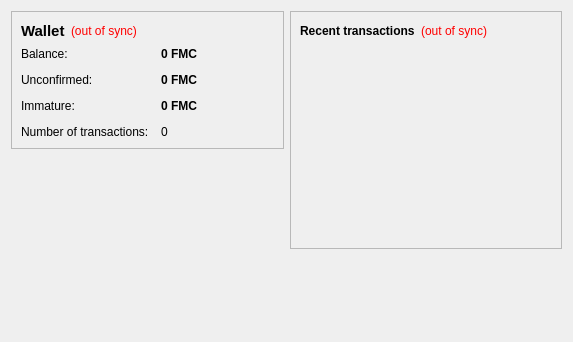
<?xml version="1.0" encoding="UTF-8"?>
<ui version="4.0">
 <class>OverviewPage</class>
 <widget class="QWidget" name="OverviewPage">
  <property name="geometry">
   <rect>
    <x>0</x>
    <y>0</y>
    <width>573</width>
    <height>342</height>
   </rect>
  </property>
  <property name="windowTitle">
   <string>Form</string>
  </property>
  <layout class="QHBoxLayout" name="horizontalLayout" stretch="1,1">
   <item>
    <layout class="QVBoxLayout" name="verticalLayout_2">
     <item>
      <widget class="QFrame" name="frame">
       <property name="frameShape">
        <enum>QFrame::StyledPanel</enum>
       </property>
       <property name="frameShadow">
        <enum>QFrame::Raised</enum>
       </property>
       <layout class="QVBoxLayout" name="verticalLayout_4">
        <item>
         <layout class="QHBoxLayout" name="horizontalLayout_4">
          <item>
           <widget class="QLabel" name="label_5">
            <property name="font">
             <font>
              <pointsize>11</pointsize>
              <weight>75</weight>
              <bold>true</bold>
             </font>
            </property>
            <property name="text">
             <string>Wallet</string>
            </property>
           </widget>
          </item>
          <item>
           <widget class="QLabel" name="labelWalletStatus">
            <property name="toolTip">
             <string>The displayed information may be out of date. Your wallet automatically synchronizes with the FreedomCoin network after a connection is established, but this process has not completed yet.</string>
            </property>
            <property name="styleSheet">
             <string notr="true">QLabel { color: red; }</string>
            </property>
            <property name="text">
             <string notr="true">(out of sync)</string>
            </property>
            <property name="alignment">
             <set>Qt::AlignLeading|Qt::AlignLeft|Qt::AlignVCenter</set>
            </property>
           </widget>
          </item>
          <item>
           <spacer name="horizontalSpacer_2">
            <property name="orientation">
             <enum>Qt::Horizontal</enum>
            </property>
            <property name="sizeHint" stdset="0">
             <size>
              <width>40</width>
              <height>20</height>
             </size>
            </property>
           </spacer>
          </item>
         </layout>
        </item>
        <item>
         <layout class="QFormLayout" name="formLayout_2">
          <property name="fieldGrowthPolicy">
           <enum>QFormLayout::AllNonFixedFieldsGrow</enum>
          </property>
          <property name="horizontalSpacing">
           <number>12</number>
          </property>
          <property name="verticalSpacing">
           <number>12</number>
          </property>
          <item row="0" column="0">
           <widget class="QLabel" name="label">
            <property name="text">
             <string>Balance:</string>
            </property>
           </widget>
          </item>
          <item row="0" column="1">
           <widget class="QLabel" name="labelBalance">
            <property name="font">
             <font>
              <weight>75</weight>
              <bold>true</bold>
             </font>
            </property>
            <property name="cursor">
             <cursorShape>IBeamCursor</cursorShape>
            </property>
            <property name="toolTip">
             <string>Your current balance</string>
            </property>
            <property name="text">
             <string notr="true">0 FMC</string>
            </property>
            <property name="textInteractionFlags">
             <set>Qt::LinksAccessibleByMouse|Qt::TextSelectableByKeyboard|Qt::TextSelectableByMouse</set>
            </property>
           </widget>
          </item>
          <item row="1" column="0">
           <widget class="QLabel" name="label_3">
            <property name="text">
             <string>Unconfirmed:</string>
            </property>
           </widget>
          </item>
          <item row="1" column="1">
           <widget class="QLabel" name="labelUnconfirmed">
            <property name="font">
             <font>
              <weight>75</weight>
              <bold>true</bold>
             </font>
            </property>
            <property name="cursor">
             <cursorShape>IBeamCursor</cursorShape>
            </property>
            <property name="toolTip">
             <string>Total of transactions that have yet to be confirmed, and do not yet count toward the current balance</string>
            </property>
            <property name="text">
             <string notr="true">0 FMC</string>
            </property>
            <property name="textInteractionFlags">
             <set>Qt::LinksAccessibleByMouse|Qt::TextSelectableByKeyboard|Qt::TextSelectableByMouse</set>
            </property>
           </widget>
          </item>
          <item row="3" column="0">
           <widget class="QLabel" name="label_2">
            <property name="text">
             <string>Number of transactions:</string>
            </property>
           </widget>
          </item>
          <item row="3" column="1">
           <widget class="QLabel" name="labelNumTransactions">
            <property name="toolTip">
             <string>Total number of transactions in wallet</string>
            </property>
            <property name="text">
             <string notr="true">0</string>
            </property>
           </widget>
          </item>
          <item row="2" column="0">
           <widget class="QLabel" name="labelImmatureText">
            <property name="text">
             <string>Immature:</string>
            </property>
           </widget>
          </item>
          <item row="2" column="1">
           <widget class="QLabel" name="labelImmature">
            <property name="font">
             <font>
              <weight>75</weight>
              <bold>true</bold>
             </font>
            </property>
            <property name="toolTip">
             <string>Mined balance that has not yet matured</string>
            </property>
            <property name="text">
             <string notr="true">0 FMC</string>
            </property>
            <property name="textInteractionFlags">
             <set>Qt::LinksAccessibleByMouse|Qt::TextSelectableByKeyboard|Qt::TextSelectableByMouse</set>
            </property>
           </widget>
          </item>
         </layout>
        </item>
       </layout>
      </widget>
     </item>
     <item>
      <spacer name="verticalSpacer">
       <property name="orientation">
        <enum>Qt::Vertical</enum>
       </property>
       <property name="sizeHint" stdset="0">
        <size>
         <width>20</width>
         <height>40</height>
        </size>
       </property>
      </spacer>
     </item>
    </layout>
   </item>
   <item>
    <layout class="QVBoxLayout" name="verticalLayout_3">
     <item>
      <widget class="QFrame" name="frame_2">
       <property name="frameShape">
        <enum>QFrame::StyledPanel</enum>
       </property>
       <property name="frameShadow">
        <enum>QFrame::Raised</enum>
       </property>
       <layout class="QVBoxLayout" name="verticalLayout">
        <item>
         <layout class="QHBoxLayout" name="horizontalLayout_2">
          <item>
           <widget class="QLabel" name="label_4">
            <property name="text">
             <string>&lt;b&gt;Recent transactions&lt;/b&gt;</string>
            </property>
           </widget>
          </item>
          <item>
           <widget class="QLabel" name="labelTransactionsStatus">
            <property name="toolTip">
             <string>The displayed information may be out of date. Your wallet automatically synchronizes with the FreedomCoin network after a connection is established, but this process has not completed yet.</string>
            </property>
            <property name="styleSheet">
             <string notr="true">QLabel { color: red; }</string>
            </property>
            <property name="text">
             <string notr="true">(out of sync)</string>
            </property>
            <property name="alignment">
             <set>Qt::AlignRight|Qt::AlignTrailing|Qt::AlignVCenter</set>
            </property>
           </widget>
          </item>
          <item>
           <spacer name="horizontalSpacer">
            <property name="orientation">
             <enum>Qt::Horizontal</enum>
            </property>
            <property name="sizeHint" stdset="0">
             <size>
              <width>40</width>
              <height>20</height>
             </size>
            </property>
           </spacer>
          </item>
         </layout>
        </item>
        <item>
         <widget class="QListView" name="listTransactions">
          <property name="styleSheet">
           <string notr="true">QListView { background: transparent; }</string>
          </property>
          <property name="frameShape">
           <enum>QFrame::NoFrame</enum>
          </property>
          <property name="verticalScrollBarPolicy">
           <enum>Qt::ScrollBarAlwaysOff</enum>
          </property>
          <property name="horizontalScrollBarPolicy">
           <enum>Qt::ScrollBarAlwaysOff</enum>
          </property>
          <property name="selectionMode">
           <enum>QAbstractItemView::NoSelection</enum>
          </property>
         </widget>
        </item>
       </layout>
      </widget>
     </item>
     <item>
      <spacer name="verticalSpacer_2">
       <property name="orientation">
        <enum>Qt::Vertical</enum>
       </property>
       <property name="sizeHint" stdset="0">
        <size>
         <width>20</width>
         <height>40</height>
        </size>
       </property>
      </spacer>
     </item>
    </layout>
   </item>
  </layout>
 </widget>
 <resources/>
 <connections/>
</ui>
